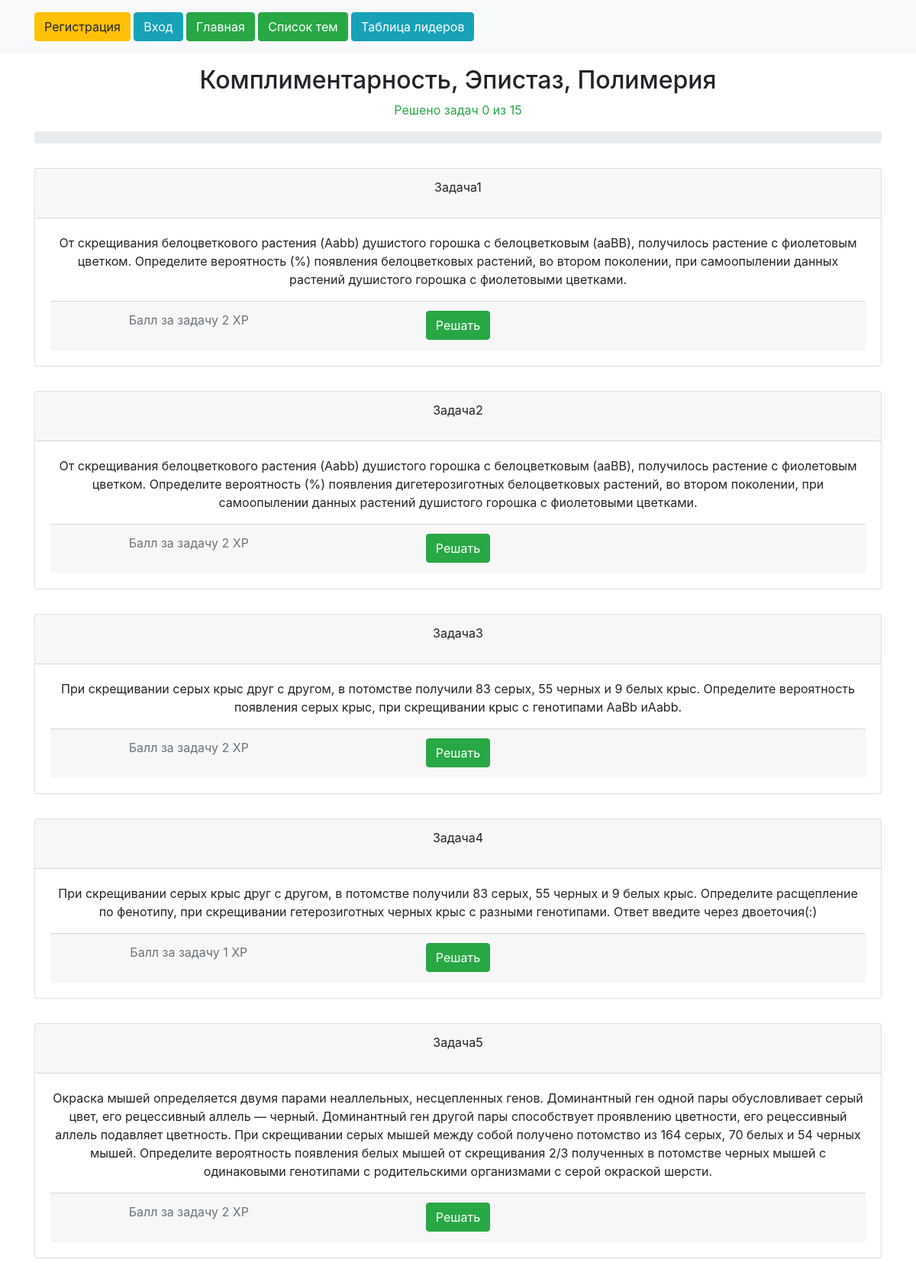
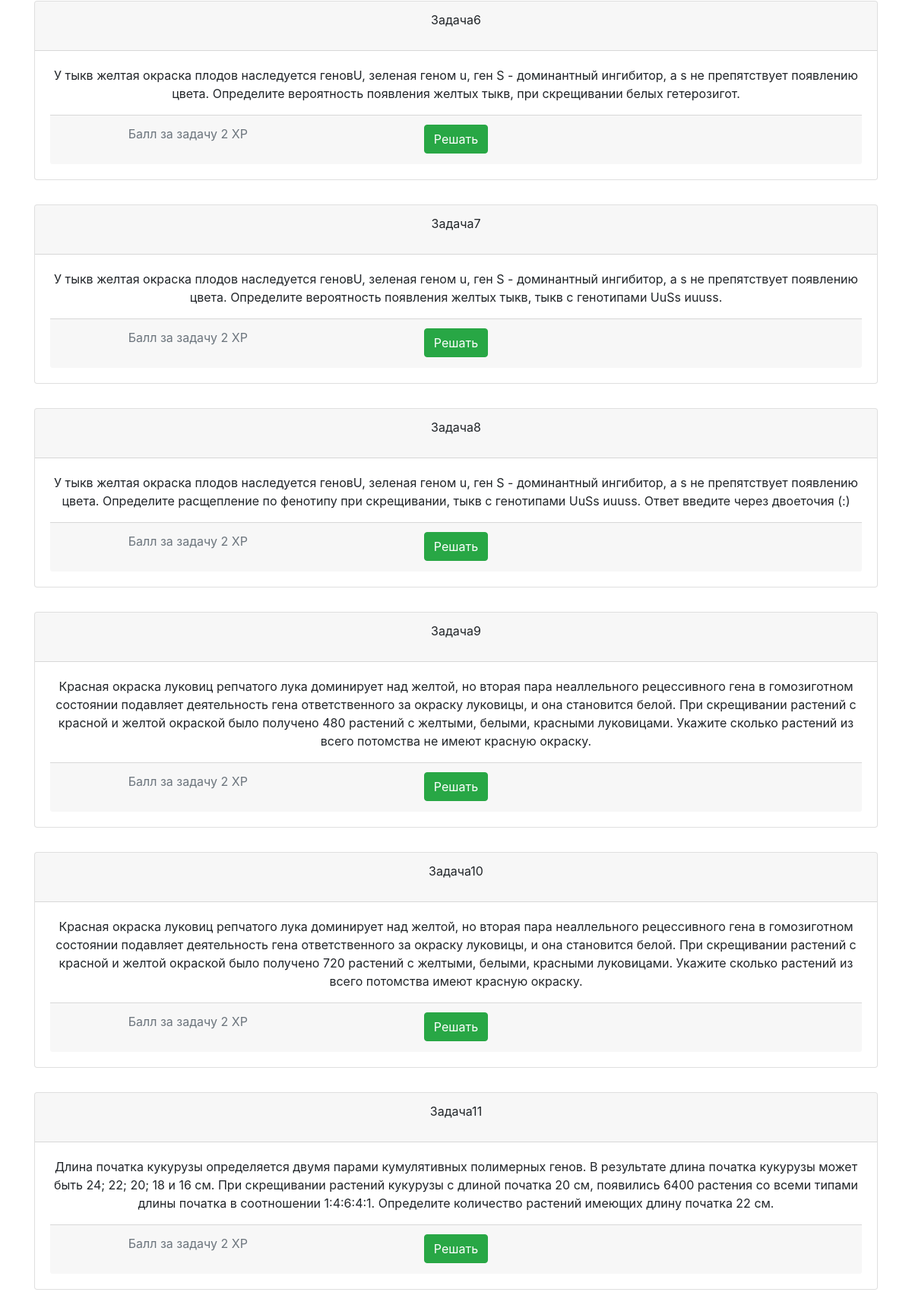
Screenshot of /problems/2 (upper part) with the database file from the repository (2 pictures, top to bottom).
### problems/models.py (models this page shows, shortened)
class Theme(models.Model):
    name = models.CharField(max_length=150)
    author = models.OneToOneField(User, on_delete=models.CASCADE)

class Problem(models.Model):
    title = models.CharField(max_length=120)
    text = models.TextField()
    answer = models.CharField(max_length=100)
    ball = models.IntegerField(default=0)
    theme = models.ForeignKey('Theme', on_delete=models.CASCADE)
    user_solver = models.TextField(default='')

### problems/views.py (the view)
# urls.py: path('<id>', views.ThemeDetailView, name='theme'),
def ThemeDetailView(request, id):
    theme = Theme.objects.get(id=id)
    pro = Problem.objects.filter(theme=theme)
    number = pro.count()
    solved = 0
    user_solver=0
    logino=0
    if request.user.is_authenticated:
        logino=123
        user_solver = str(request.user.id)
        solved = len([x for x in pro if user_solver in x.user_solver.split(',')])
    data = {'problems': pro,
            'usero': user_solver,
            'number': number,
            'solved': solved,
            'progress': int(solved/number*100),
            'logino': logino,
            'theme': theme}
    return render(request, 'problems/problem_list.html', data)

### problems/templates/problems/problem_list.html (shortened to what this page needs)
{% extends 'main/layout.html' %}
{% block body %}
<div class="container text-center py-3">
  <h2>{{theme.name}}</h2>
  <p class="text text-success">Решено задач {{ solved }} из {{ number }}</p>
  <div class="progress">
  </div>
  <div class="py-3">
  {% for article in problems %}
  {% if usero in article.user_solver %}
  <div class="py-3">
    <div class="card border-success">
      <div class="card-header border-success"><h6>{{ article.title }}</h6></div>
      <div class="card-body">
        <p>{{ article.text }}</p>
        <div class="card-footer bg-transparent border-success">
          <div class="row">
            <div class="col-4">
              <p class="text text-muted">Балл за задачу {{ article.ball }} ХР</p>
            </div>
            <div class="col-4"><h6 class="text text-success">Задача решена</h6></div>
            <div class="col4 justify-content-end"><a href="{% url 'problem' article.id %}" class="btn btn-secondary">Смотреть</a></div>
          </div>
        </div>
      </div>
  </div>
  </div>
  {% else %}
    <div class="py-3">
  <div class="card">
      <div class="card-header"><p>{{ article.title }}</p></div>
      <div class="card-body">
        <p>{{ article.text }}</p>
        <div class="card-footer">
          <div class="row">
            <div class="col-4">
              <p class="text text-muted">Балл за задачу {{ article.ball }} ХР</p>
            </div>
            <div class="col-4 justify-content-end"><a href="{% url 'problem' article.id %}" class="btn btn-success">Решать</a></div>
          </div>
        </div>
      </div>
  </div>
    </div>
  {% endif %}
  {% empty %}
  </div>
      <p>No articles yet.</p>
  {% endfor %}
</div>
{% endblock %}

### rows the page displays
Theme: name "Комплиментарность, Эпистаз, Полимерия"
Problem: title "Задача1", text "От скрещивания белоцветкового растения (Aabb) душистого горошка с белоцветковым (aaBB), получилось растение с фиолетовым цветком. Определите вероятность (%) появления белоцветковых растений, во втором поколении, при самоопылении данных растений душистого горошка с фиолетовыми цветками.", ball "2"
Problem: title "Задача2", text "От скрещивания белоцветкового растения (Aabb) душистого горошка с белоцветковым (aaBB), получилось растение с фиолетовым цветком. Определите вероятность (%) появления дигетерозиготных белоцветковых растений, во втором поколении, при самоопылении данных растений душистого горошка с фиолетовыми цветками.", ball "2"
Problem: title "Задача3", text "При скрещивании серых крыс друг с другом, в потомстве получили 83 серых, 55 черных и 9 белых крыс. Определите вероятность появления серых крыс, при скрещивании крыс с генотипами AaBb иAabb.", ball "2"
Problem: title "Задача4", text "При скрещивании серых крыс друг с другом, в потомстве получили 83 серых, 55 черных и 9 белых крыс. Определите расщепление по фенотипу, при скрещивании гетерозиготных черных крыс с разными генотипами. Ответ введите через двоеточия(:)", ball "1"
Problem: title "Задача5", text "Окраска мышей определяется двумя парами неаллельных, несцепленных генов. Доминантный ген одной пары обусловливает серый цвет, его рецессивный аллель — черный. Доминантный ген другой пары способствует проявлению цветности, его рецессивный аллель подавляет цветность. При скрещивании серых мышей между собой получено потомство из 164 серых, 70 белых и 54 черных мышей. Определите вероятность появления белых мышей от скрещивания 2/3 полученных в потомстве черных мышей с одинаковыми генотипами с родительскими организмами с серой окраской шерсти.", ball "2"
Problem: title "Задача6", text "У тыкв желтая окраска плодов наследуется геновU, зеленая геном u, ген S - доминантный ингибитор, а s не препятствует появлению цвета. Определите вероятность появления желтых тыкв, при скрещивании белых гетерозигот.", ball "2"
Problem: title "Задача7", text "У тыкв желтая окраска плодов наследуется геновU, зеленая геном u, ген S - доминантный ингибитор, а s не препятствует появлению цвета. Определите вероятность появления желтых тыкв, тыкв с генотипами UuSs иuuss.", ball "2"
Problem: title "Задача8", text "У тыкв желтая окраска плодов наследуется геновU, зеленая геном u, ген S - доминантный ингибитор, а s не препятствует появлению цвета. Определите расщепление по фенотипу при скрещивании, тыкв с генотипами UuSs иuuss. Ответ введите через двоеточия (:)", ball "2"
Problem: title "Задача9", text "Красная окраска луковиц репчатого лука доминирует над желтой, но вторая пара неаллельного рецессивного гена в гомозиготном состоянии подавляет деятельность гена ответственного за окраску луковицы, и она становится белой. При скрещивании растений с красной и желтой окраской было получено 480 растений с желтыми, белыми, красными луковицами. Укажите сколько растений из всего потомства не имеют красную окраску.", ball "2"
Problem: title "Задача10", text "Красная окраска луковиц репчатого лука доминирует над желтой, но вторая пара неаллельного рецессивного гена в гомозиготном состоянии подавляет деятельность гена ответственного за окраску луковицы, и она становится белой. При скрещивании растений с красной и желтой окраской было получено 720 растений с желтыми, белыми, красными луковицами. Укажите сколько растений из всего потомства имеют красную окраску.", ball "2"
Problem: title "Задача11", text "Длина початка кукурузы определяется двумя парами кумулятивных полимерных генов. В результате длина початка кукурузы может быть 24; 22; 20; 18 и 16 см. При скрещивании растений кукурузы с длиной початка 20 см, появились 6400 растения со всеми типами длины початка в соотношении 1:4:6:4:1. Определите количество растений имеющих длину початка 22 см.", ball "2"

### other values shown
{{ solved }} "0"
{{ number }} "15"
